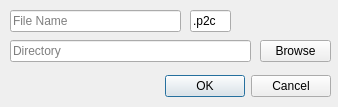
<?xml version="1.0" encoding="UTF-8"?>
<ui version="4.0">
 <class>ExportDialog</class>
 <widget class="QDialog" name="ExportDialog">
  <property name="geometry">
   <rect>
    <x>0</x>
    <y>0</y>
    <width>338</width>
    <height>107</height>
   </rect>
  </property>
  <property name="windowTitle">
   <string>p2kontakt: Export Contact File</string>
  </property>
  <widget class="QDialogButtonBox" name="buttons_confirm">
   <property name="geometry">
    <rect>
     <x>10</x>
     <y>70</y>
     <width>321</width>
     <height>32</height>
    </rect>
   </property>
   <property name="orientation">
    <enum>Qt::Horizontal</enum>
   </property>
   <property name="standardButtons">
    <set>QDialogButtonBox::Cancel|QDialogButtonBox::Ok</set>
   </property>
  </widget>
  <widget class="QLineEdit" name="input_directory">
   <property name="geometry">
    <rect>
     <x>10</x>
     <y>40</y>
     <width>241</width>
     <height>22</height>
    </rect>
   </property>
   <property name="placeholderText">
    <string>Directory</string>
   </property>
  </widget>
  <widget class="QPushButton" name="button_browse">
   <property name="geometry">
    <rect>
     <x>260</x>
     <y>40</y>
     <width>71</width>
     <height>22</height>
    </rect>
   </property>
   <property name="text">
    <string>Browse</string>
   </property>
  </widget>
  <widget class="QLineEdit" name="input_filename">
   <property name="geometry">
    <rect>
     <x>10</x>
     <y>10</y>
     <width>171</width>
     <height>22</height>
    </rect>
   </property>
   <property name="text">
    <string/>
   </property>
   <property name="placeholderText">
    <string>File Name</string>
   </property>
  </widget>
  <widget class="QLineEdit" name="input_extension">
   <property name="geometry">
    <rect>
     <x>190</x>
     <y>10</y>
     <width>41</width>
     <height>22</height>
    </rect>
   </property>
   <property name="text">
    <string>.p2c</string>
   </property>
   <property name="readOnly">
    <bool>true</bool>
   </property>
  </widget>
 </widget>
 <resources/>
 <connections>
  <connection>
   <sender>buttons_confirm</sender>
   <signal>accepted()</signal>
   <receiver>ExportDialog</receiver>
   <slot>accept()</slot>
   <hints>
    <hint type="sourcelabel">
     <x>248</x>
     <y>254</y>
    </hint>
    <hint type="destinationlabel">
     <x>157</x>
     <y>274</y>
    </hint>
   </hints>
  </connection>
  <connection>
   <sender>buttons_confirm</sender>
   <signal>rejected()</signal>
   <receiver>ExportDialog</receiver>
   <slot>reject()</slot>
   <hints>
    <hint type="sourcelabel">
     <x>316</x>
     <y>260</y>
    </hint>
    <hint type="destinationlabel">
     <x>286</x>
     <y>274</y>
    </hint>
   </hints>
  </connection>
 </connections>
</ui>
